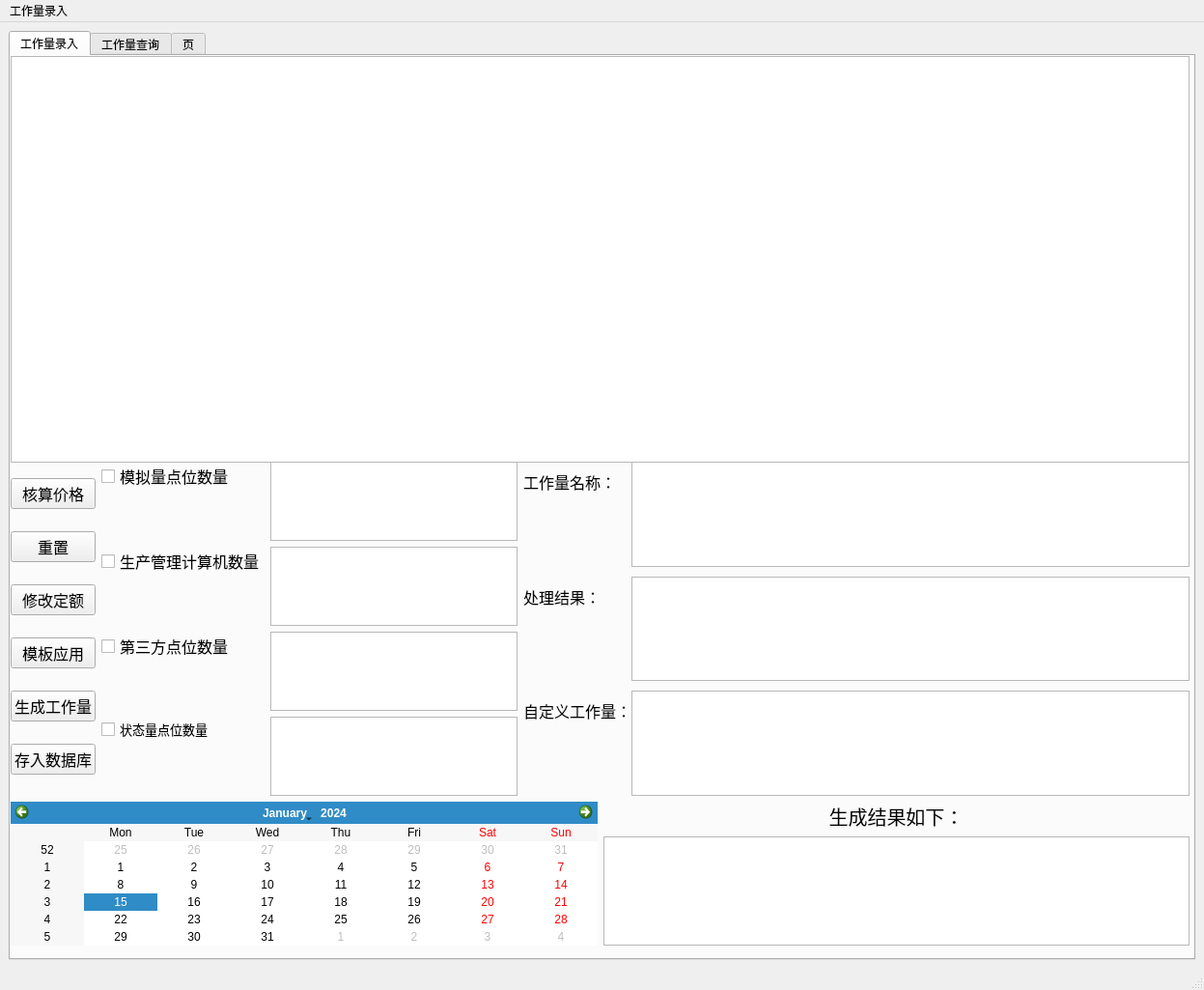
<?xml version="1.0" encoding="UTF-8"?>
<ui version="4.0">
 <class>MainWindow</class>
 <widget class="QMainWindow" name="MainWindow">
  <property name="geometry">
   <rect>
    <x>0</x>
    <y>0</y>
    <width>1247</width>
    <height>1025</height>
   </rect>
  </property>
  <property name="windowTitle">
   <string>MainWindow</string>
  </property>
  <widget class="QWidget" name="centralwidget">
   <layout class="QVBoxLayout" name="verticalLayout_3">
    <item>
     <widget class="QTabWidget" name="tabWidget">
      <property name="currentIndex">
       <number>0</number>
      </property>
      <widget class="QWidget" name="tab">
       <attribute name="title">
        <string>工作量录入</string>
       </attribute>
       <widget class="QTableWidget" name="tableWidget">
        <property name="geometry">
         <rect>
          <x>0</x>
          <y>0</y>
          <width>1221</width>
          <height>421</height>
         </rect>
        </property>
       </widget>
       <widget class="QWidget" name="layoutWidget">
        <property name="geometry">
         <rect>
          <x>0</x>
          <y>420</y>
          <width>1221</width>
          <height>501</height>
         </rect>
        </property>
        <layout class="QVBoxLayout" name="verticalLayout_2">
         <item>
          <layout class="QHBoxLayout" name="horizontalLayout_4">
           <item>
            <layout class="QVBoxLayout" name="verticalLayout">
             <item>
              <widget class="QPushButton" name="btn_CountMoney">
               <property name="font">
                <font>
                 <pointsize>12</pointsize>
                </font>
               </property>
               <property name="text">
                <string>核算价格</string>
               </property>
              </widget>
             </item>
             <item>
              <widget class="QPushButton" name="btn_ResetTable">
               <property name="font">
                <font>
                 <pointsize>12</pointsize>
                </font>
               </property>
               <property name="text">
                <string>重置</string>
               </property>
              </widget>
             </item>
             <item>
              <widget class="QPushButton" name="btn_ChangeConfig">
               <property name="font">
                <font>
                 <pointsize>12</pointsize>
                </font>
               </property>
               <property name="text">
                <string>修改定额</string>
               </property>
              </widget>
             </item>
             <item>
              <widget class="QPushButton" name="btn_EnbaleModul">
               <property name="font">
                <font>
                 <pointsize>12</pointsize>
                </font>
               </property>
               <property name="text">
                <string>模板应用</string>
               </property>
              </widget>
             </item>
             <item>
              <widget class="QPushButton" name="btn_CreatWork">
               <property name="font">
                <font>
                 <pointsize>12</pointsize>
                </font>
               </property>
               <property name="text">
                <string>生成工作量</string>
               </property>
              </widget>
             </item>
             <item>
              <widget class="QPushButton" name="btn_SaveWork">
               <property name="font">
                <font>
                 <pointsize>12</pointsize>
                </font>
               </property>
               <property name="text">
                <string>存入数据库</string>
               </property>
              </widget>
             </item>
            </layout>
           </item>
           <item>
            <layout class="QFormLayout" name="formLayout_2">
             <item row="0" column="0">
              <widget class="QCheckBox" name="APointCheck">
               <property name="font">
                <font>
                 <pointsize>12</pointsize>
                </font>
               </property>
               <property name="text">
                <string>模拟量点位数量</string>
               </property>
              </widget>
             </item>
             <item row="0" column="1">
              <widget class="QTextEdit" name="tbx_APointNumber">
               <property name="sizePolicy">
                <sizepolicy hsizetype="Fixed" vsizetype="Minimum">
                 <horstretch>0</horstretch>
                 <verstretch>0</verstretch>
                </sizepolicy>
               </property>
               <property name="font">
                <font>
                 <pointsize>15</pointsize>
                </font>
               </property>
              </widget>
             </item>
             <item row="1" column="0">
              <widget class="QCheckBox" name="ComputerCheck">
               <property name="font">
                <font>
                 <pointsize>12</pointsize>
                </font>
               </property>
               <property name="text">
                <string>生产管理计算机数量</string>
               </property>
               <property name="iconSize">
                <size>
                 <width>32</width>
                 <height>32</height>
                </size>
               </property>
              </widget>
             </item>
             <item row="1" column="1">
              <widget class="QTextEdit" name="tbx_computerNumber">
               <property name="sizePolicy">
                <sizepolicy hsizetype="Fixed" vsizetype="Minimum">
                 <horstretch>0</horstretch>
                 <verstretch>0</verstretch>
                </sizepolicy>
               </property>
               <property name="font">
                <font>
                 <pointsize>15</pointsize>
                </font>
               </property>
              </widget>
             </item>
             <item row="2" column="0">
              <widget class="QCheckBox" name="OtherPointCheck">
               <property name="font">
                <font>
                 <pointsize>12</pointsize>
                </font>
               </property>
               <property name="text">
                <string>第三方点位数量</string>
               </property>
              </widget>
             </item>
             <item row="2" column="1">
              <widget class="QTextEdit" name="tbx_threeComNumber">
               <property name="sizePolicy">
                <sizepolicy hsizetype="Fixed" vsizetype="Minimum">
                 <horstretch>0</horstretch>
                 <verstretch>0</verstretch>
                </sizepolicy>
               </property>
               <property name="font">
                <font>
                 <pointsize>15</pointsize>
                </font>
               </property>
              </widget>
             </item>
             <item row="3" column="0">
              <widget class="QCheckBox" name="DPointCheck">
               <property name="font">
                <font>
                 <pointsize>10</pointsize>
                </font>
               </property>
               <property name="text">
                <string>状态量点位数量</string>
               </property>
              </widget>
             </item>
             <item row="3" column="1">
              <widget class="QTextEdit" name="tbx_DPointNumber">
               <property name="sizePolicy">
                <sizepolicy hsizetype="Fixed" vsizetype="Minimum">
                 <horstretch>0</horstretch>
                 <verstretch>0</verstretch>
                </sizepolicy>
               </property>
               <property name="font">
                <font>
                 <pointsize>15</pointsize>
                </font>
               </property>
              </widget>
             </item>
            </layout>
           </item>
           <item>
            <layout class="QFormLayout" name="formLayout">
             <property name="horizontalSpacing">
              <number>0</number>
             </property>
             <property name="verticalSpacing">
              <number>10</number>
             </property>
             <item row="0" column="1">
              <widget class="QTextEdit" name="tbx_WorkName">
               <property name="sizePolicy">
                <sizepolicy hsizetype="Expanding" vsizetype="Expanding">
                 <horstretch>0</horstretch>
                 <verstretch>0</verstretch>
                </sizepolicy>
               </property>
               <property name="font">
                <font>
                 <pointsize>15</pointsize>
                </font>
               </property>
               <property name="placeholderText">
                <string extracomment="请"/>
               </property>
              </widget>
             </item>
             <item row="1" column="0">
              <widget class="QLabel" name="label_15">
               <property name="font">
                <font>
                 <pointsize>12</pointsize>
                </font>
               </property>
               <property name="text">
                <string>处理结果：</string>
               </property>
              </widget>
             </item>
             <item row="1" column="1">
              <widget class="QTextEdit" name="tbx_WorkResult">
               <property name="font">
                <font>
                 <pointsize>15</pointsize>
                </font>
               </property>
              </widget>
             </item>
             <item row="2" column="0">
              <widget class="QLabel" name="label_17">
               <property name="font">
                <font>
                 <pointsize>12</pointsize>
                </font>
               </property>
               <property name="text">
                <string>自定义工作量：</string>
               </property>
              </widget>
             </item>
             <item row="2" column="1">
              <widget class="QTextEdit" name="tbx_DIYWork">
               <property name="font">
                <font>
                 <pointsize>15</pointsize>
                </font>
               </property>
              </widget>
             </item>
             <item row="0" column="0">
              <widget class="QLabel" name="label_7">
               <property name="font">
                <font>
                 <pointsize>12</pointsize>
                </font>
               </property>
               <property name="text">
                <string>工作量名称：</string>
               </property>
              </widget>
             </item>
            </layout>
           </item>
          </layout>
         </item>
         <item>
          <layout class="QHBoxLayout" name="horizontalLayout_2">
           <item>
            <widget class="QCalendarWidget" name="calendarWidget"/>
           </item>
           <item>
            <layout class="QVBoxLayout" name="verticalLayout_5">
             <item>
              <widget class="QLabel" name="label_14">
               <property name="font">
                <font>
                 <pointsize>15</pointsize>
                </font>
               </property>
               <property name="text">
                <string>生成结果如下：</string>
               </property>
               <property name="alignment">
                <set>Qt::AlignCenter</set>
               </property>
              </widget>
             </item>
             <item>
              <widget class="QTextEdit" name="ContextResult">
               <property name="font">
                <font>
                 <pointsize>15</pointsize>
                </font>
               </property>
              </widget>
             </item>
            </layout>
           </item>
          </layout>
         </item>
        </layout>
       </widget>
       <zorder>layoutWidget</zorder>
       <zorder>tableWidget</zorder>
      </widget>
      <widget class="QWidget" name="tab_2">
       <attribute name="title">
        <string>工作量查询</string>
       </attribute>
      </widget>
      <widget class="QWidget" name="tab_3">
       <attribute name="title">
        <string>页</string>
       </attribute>
      </widget>
     </widget>
    </item>
   </layout>
  </widget>
  <widget class="QMenuBar" name="menubar">
   <property name="geometry">
    <rect>
     <x>0</x>
     <y>0</y>
     <width>1247</width>
     <height>23</height>
    </rect>
   </property>
   <widget class="QMenu" name="menu">
    <property name="title">
     <string>工作量录入</string>
    </property>
   </widget>
   <addaction name="menu"/>
  </widget>
  <widget class="QStatusBar" name="statusbar"/>
 </widget>
 <resources/>
 <connections/>
</ui>
